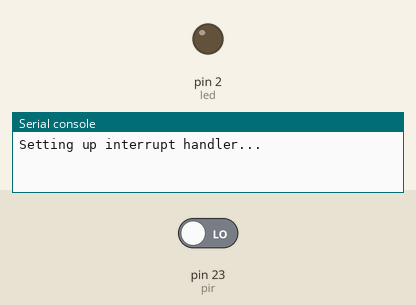
Simulated run of this program. Board: MicroPython board. Shown: output pins drawn as LEDs (lit = HIGH), the last lines printed to the serial console. Inputs (shaded band) come from the test bench; at power-on: pin 23 (pir) LOW.

Above: at 1.2 s.
1.3 s: pin 23 (pir) driven HIGH
At 1.8 s:
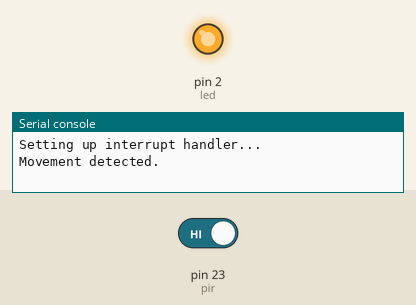
Timing chart, 0 to 4.3 s (numbered marks = the images above; inputs shaded):
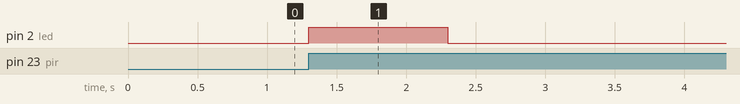

The program:

blink-on-pir.py
```python
from machine import Pin
from time import sleep
pir = Pin(23, Pin.IN)
led = Pin(2, Pin.OUT)


def handle_interrupt(pin):
    print('Movement detected.')
    led.on()
    sleep(1)
    led.off()

print('Setting up interrupt handler...')
pir.irq(trigger=Pin.IRQ_RISING, handler=handle_interrupt)

while True:
    sleep(1)
```

Measured:
- after the input at 1.3 s, pin 2 (led): LOW → HIGH at once, → LOW 1.0 s later
